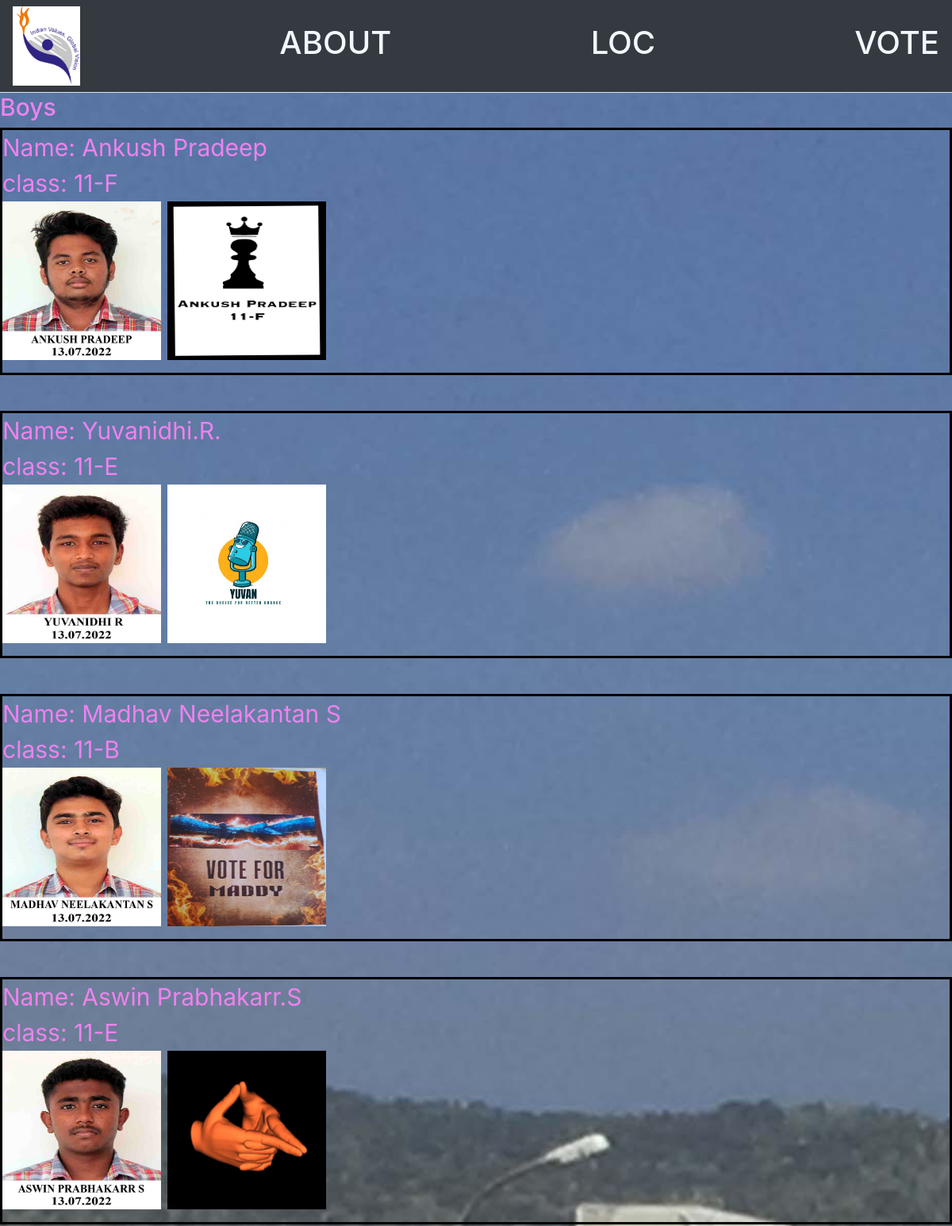
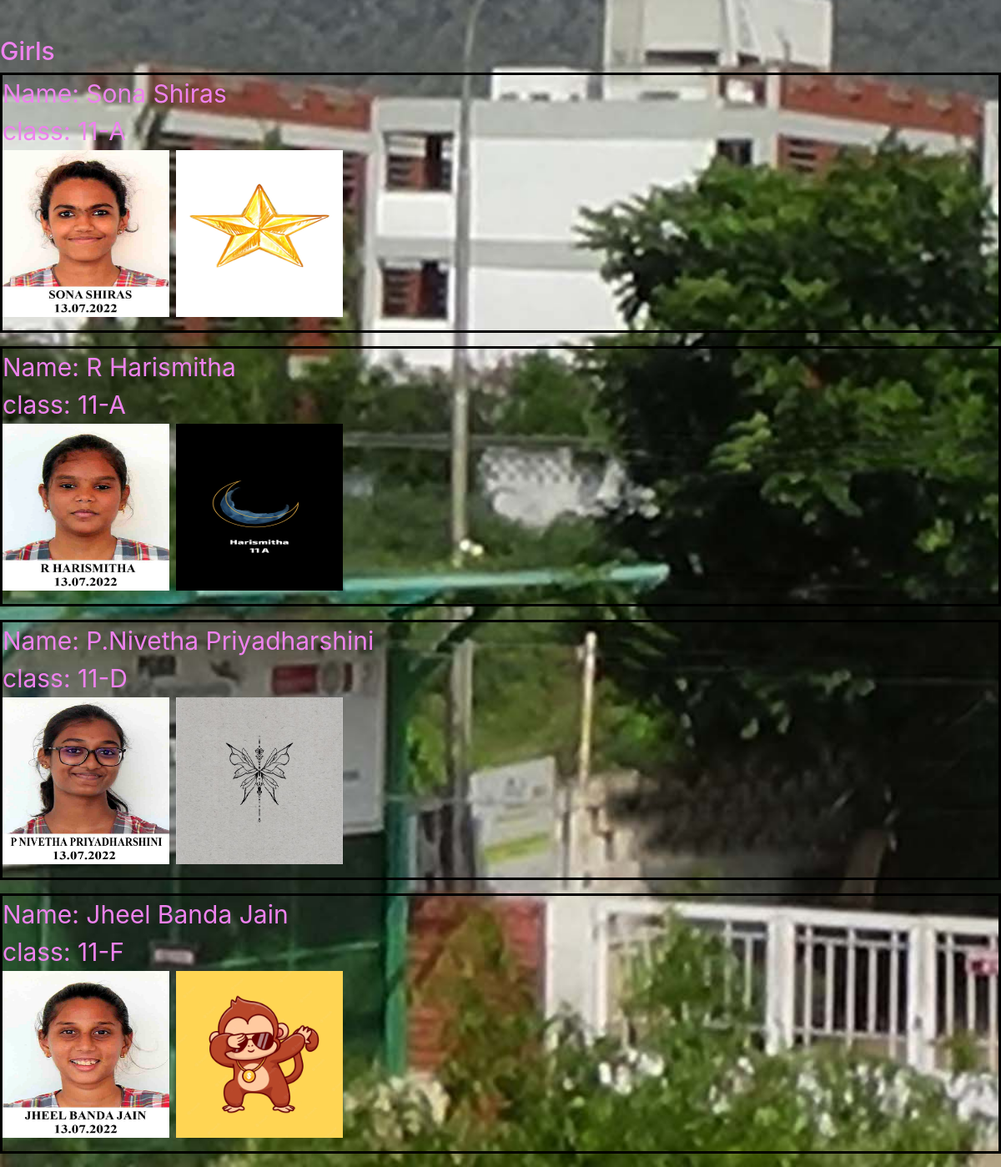
The page /LOC on the database its author committed (2 pictures, top to bottom).
### voting/models.py (models this page shows, shortened)
class Candidate(models.Model):
    name = models.CharField(max_length=30)
    Class = models.IntegerField()
    section = models.CharField(max_length=1)
    votes = models.IntegerField(default=0)
    gender = models.CharField(max_length=6, default="Female")
    image = models.ImageField(upload_to="static/voting")
    logo = models.ImageField(upload_to="static/voting",default=None)

### voting/views.py (the view)
# urls.py: path("LOC", views.LOC, name="LOC"),
def LOC(request):
    candidates = Candidate.objects.all()
    return render(
        request,
        "voting/LOC.html",
        {
            "candidates": candidates,
        },
    )

### voting/templates/voting/LOC.html (shortened to what this page needs)
{% extends 'voting/outline.html' %}
{% load static %}
{% block body %}
<h2>Boys</h2>
{% for candidate in candidates %}
{% if candidate.gender == "Male" %}
<div style="border: 3px solid black">
<p>
Name: {{ candidate.name }}
<br>
class: {{candidate.Class}}-{{candidate.section}}
<br>
<img src="{{ candidate.image.name}}" alt="error" height="200px" width="200px">
<img src="{{ candidate.logo.name}}" alt="error" height="200px" width="200px">
</p>
</div>
<br>
{% endif %}
{% empty %}
<h1> No Candidates</h1>
{% endfor %}
<h2> Girls</h2>
{% for candidate in candidates %}
{% if candidate.gender == "Female" %}
<div style="border: 3px solid black">
<p>
Name: {{ candidate.name }}
<br>
class: {{candidate.Class}}-{{candidate.section}}
<br>
<img src="{{ candidate.image.name}}" alt="error" height="200px" width="200px">
<img src="{{ candidate.logo.name}}" alt="error" height="200px" width="200px">
</div>
{% endif %}
{% empty %}
<h1> No Candidates</h1>
{% endfor %}
{% endblock %}

### voting/templates/voting/outline.html (shortened to what this page needs)
{% load static %}
<!DOCTYPE html>
<html lang="en">
    <head>
        <link rel="stylesheet" href="https://stackpath.bootstrapcdn.com/bootstrap/4.4.1/css/bootstrap.min.css">
    </head>
    <body>
        <nav class="navbar bg-dark border-bottom border-bottom-dark" data-bs-theme="dark" id="tst">
            <img src="{% static 'voting/psbb.jpg' %}" height="100px">
            <a class="links" href="{% url 'index' 'hello' %}"><h1>ABOUT</h1></a>
            <a class="links" href="{% url 'LOC' %}"><h1>LOC</h1></a>
            <a class="links" href="{% url 'vote' %}"><h1>VOTE</h1></a>
        </nav>
        {% block body %}
        {% endblock %}
    </body>
</html>

### voting/templates/voting/LOC.html (style rules this page uses)
p,h2 { font-size: 30px; color:violet; }

### rows shown on the page
Candidate: name "Ankush Pradeep", Class "11", section "F", image.name (picture), logo.name (picture)
Candidate: name "Yuvanidhi.R.", Class "11", section "E", image.name (picture), logo.name (picture)
Candidate: name "Madhav Neelakantan S", Class "11", section "B", image.name (picture), logo.name (picture)
Candidate: name "Aswin Prabhakarr.S", Class "11", section "E", image.name (picture), logo.name (picture)
Candidate: name "Sona Shiras", Class "11", section "A", image.name (picture), logo.name (picture)
Candidate: name "R Harismitha", Class "11", section "A", image.name (picture), logo.name (picture)
Candidate: name "P.Nivetha Priyadharshini", Class "11", section "D", image.name (picture), logo.name (picture)
Candidate: name "Jheel Banda Jain", Class "11", section "F", image.name (picture), logo.name (picture)
